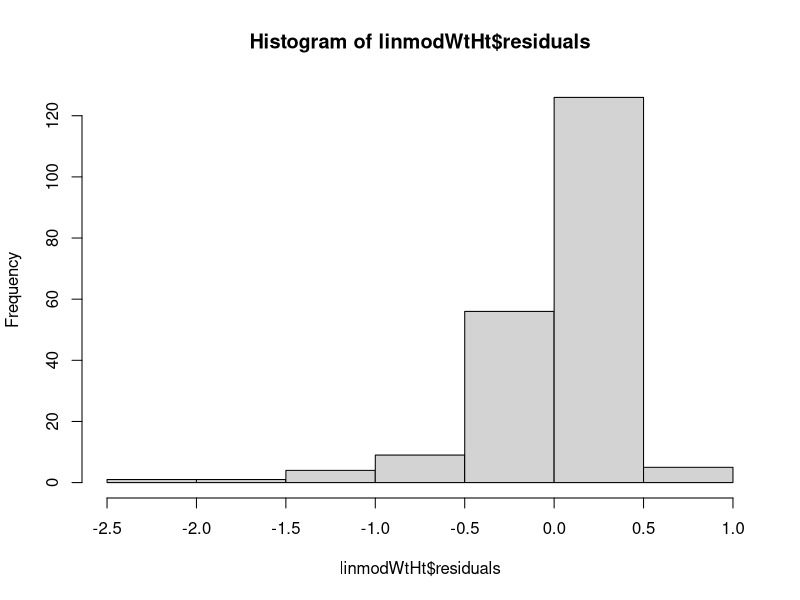

Write the R code that produced this figure.
athletes <- read.table('../athletes.txt', header=T, sep=",")

#replace 0 and 1 with M and F
athletes$Sex <- factor(as.factor(athletes$Sex), label=c("M","F"))

linmodWt <-with (athletes, lm(BMI~Wt))
linmodWtHt <-with (athletes, lm(BMI~Wt+Ht))

#hist(linmodWt$residuals)
hist(linmodWtHt$residuals)

x11()
